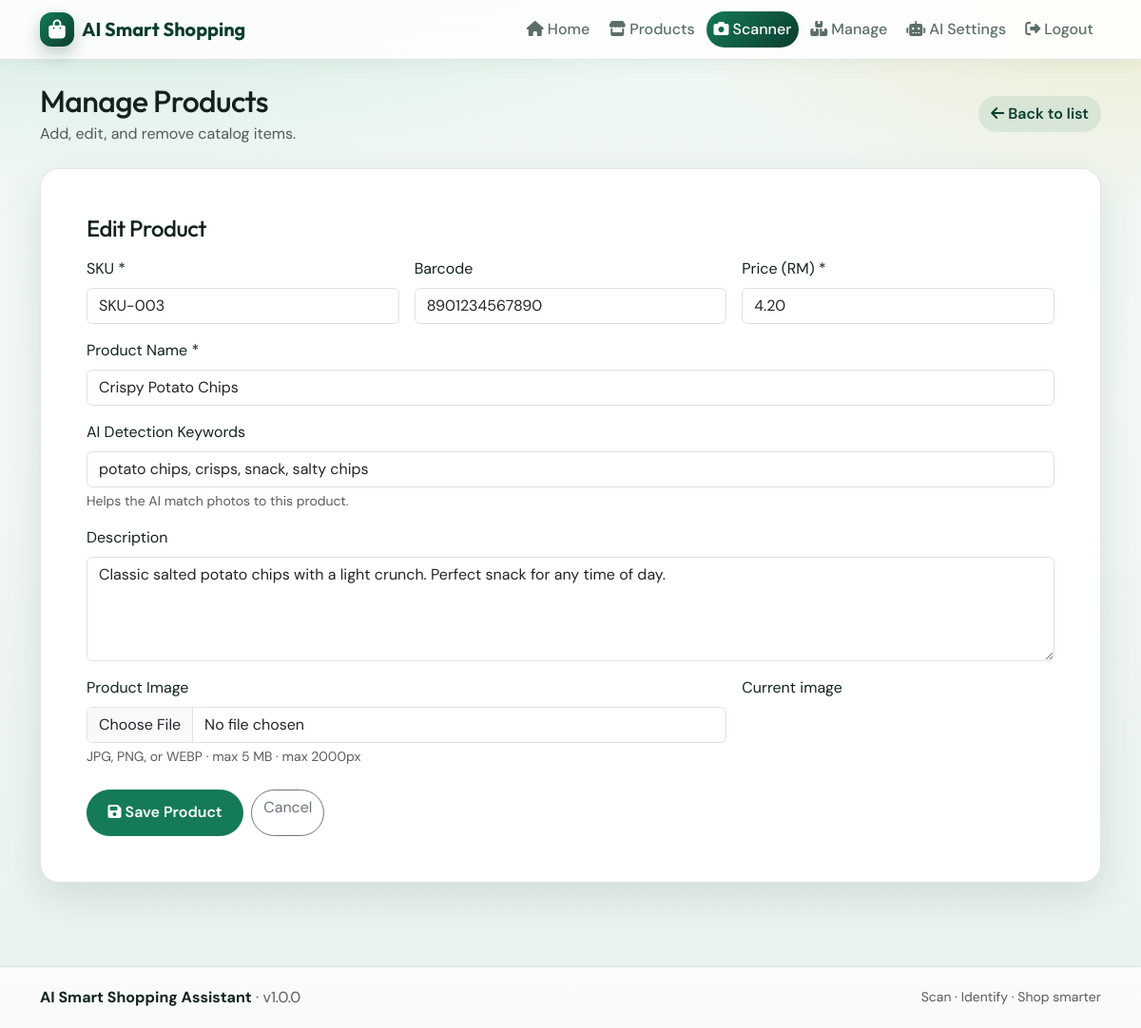
/admin/products.php?action=edit&id=3 (signed in), run on the app's committed database.
### tables this page shows
CREATE TABLE products (
    id INT UNSIGNED AUTO_INCREMENT PRIMARY KEY,
    sku VARCHAR(40) NOT NULL UNIQUE,
    barcode VARCHAR(64) NULL,
    name VARCHAR(120) NOT NULL,
    detect_keywords VARCHAR(255) DEFAULT NULL,
    price DECIMAL(10,2) NOT NULL DEFAULT 0.00,
    description TEXT NULL,
    image_path VARCHAR(255) NULL,
    created_at DATETIME NOT NULL DEFAULT CURRENT_TIMESTAMP,
    updated_at DATETIME NOT NULL DEFAULT CURRENT_TIMESTAMP
        ON UPDATE CURRENT_TIMESTAMP,
    INDEX idx_barcode (barcode),
    INDEX idx_name (name)
);

### includes/config.php (called while the page is built, shortened)
<?php
function detect_base_path(): string
{
    $docRoot = isset($_SERVER['DOCUMENT_ROOT']) ? realpath((string) $_SERVER['DOCUMENT_ROOT']) : false;
    $appRoot = realpath(ROOT_PATH);
    if ($docRoot && $appRoot) {
        $docRoot = str_replace('\\', '/', $docRoot);
        $appRoot = str_replace('\\', '/', $appRoot);
        if (str_starts_with(strtolower($appRoot), strtolower($docRoot))) {
            $rel = substr($appRoot, strlen($docRoot));
            $rel = '/' . trim(str_replace('\\', '/', (string) $rel), '/');
            return '';
        }
    }
    $script = $_SERVER['SCRIPT_NAME'] ?? '';
    $dir = str_replace('\\', '/', dirname($script));
    return rtrim($dir, '/');
}
function app_web_root(): string
{
    return detect_base_path();
}
function url(string $path = ''): string
{
    $path = ltrim($path, '/');
    $root = app_web_root();
    return ($root === '' ? '' : $root) . '/' . $path;
}

### includes/auth.php (called while the page is built, shortened)
<?php
function e(?string $value): string
{
    return htmlspecialchars((string) $value, ENT_QUOTES | ENT_SUBSTITUTE, 'UTF-8');
}

### includes/db.php (called while the page is built, shortened)
<?php
require_once __DIR__ . '/config.php';
function db(): PDO
{
    static $pdo = null;
    if ($pdo instanceof PDO) {
        return $pdo;
    }
    $options = [
        PDO::ATTR_ERRMODE => PDO::ERRMODE_EXCEPTION,
        PDO::ATTR_DEFAULT_FETCH_MODE => PDO::FETCH_ASSOC,
        PDO::ATTR_EMULATE_PREPARES => false,
    ];
    $preferSqlite = strtolower((string) (getenv('DB_DRIVER') ?: '')) === 'sqlite';
    if (!$preferSqlite) {
        try {
            $dsn = sprintf(
                'mysql:host=%s;dbname=%s;charset=%s',
                DB_HOST,
                DB_NAME,
                DB_CHARSET
            );
            $mysqlOptions = $options + [
                PDO::ATTR_TIMEOUT => 2,
            ];
            $pdo = new PDO($dsn, DB_USER, DB_PASS, $mysqlOptions);
            return $pdo;
        } catch (Throwable $e) {
            error_log('MySQL unavailable, trying SQLite: ' . $e->getMessage());
        }
    }
    $pdo = new PDO('sqlite:' . SQLITE_PATH, null, null, $options);
    $pdo->exec('PRAGMA foreign_keys = ON');
    return $pdo;
}

### includes/catalog.php (called while the page is built, shortened)
<?php
function find_product_by_id(int $id): ?array
{
    $stmt = db()->prepare('SELECT * FROM products WHERE id = ? LIMIT 1');
    $stmt->execute([$id]);
    $row = $stmt->fetch();
    return $row ?: null;
}

### admin/products.php (the view, shortened to what this page needs)
<?php
$action = (string) ($_GET['action'] ?? 'list');
$id = isset($_GET['id']) ? (int) $_GET['id'] : 0;
$errors = [];
$form = [
    'sku' => '',
    'barcode' => '',
    'name' => '',
    'detect_keywords' => '',
    'price' => '',
    'description' => '',
    'image_path' => null,
];
if (($action === 'edit' || $action === 'add') && $_SERVER['REQUEST_METHOD'] !== 'POST') {
    if ($action === 'edit') {
        $product = find_product_by_id($id);
        $form = [
            'sku' => $product['sku'],
            'barcode' => (string) ($product['barcode'] ?? ''),
            'name' => $product['name'],
            'detect_keywords' => (string) ($product['detect_keywords'] ?? ''),
            'price' => number_format((float) $product['price'], 2, '.', ''),
            'description' => (string) ($product['description'] ?? ''),
            'image_path' => $product['image_path'] ?? null,
        ];
    }
}
require dirname(__DIR__) . '/includes/header.php';
?>
<div class="container py-4">
    <div class="d-flex flex-wrap justify-content-between align-items-center gap-2 mb-4">
        <div>
            <h1 class="h2 display-font mb-1">Manage Products</h1>
            <p class="text-muted mb-0">Add, edit, and remove catalog items.</p>
        </div>
        <?php if ($action === 'list'): ?>
            <a class="btn btn-brand" href="<?= e(url('admin/products.php?action=add')) ?>">
                <i class="fa-solid fa-plus me-1"></i>Add Product
            </a>
        <?php else: ?>
            <a class="btn btn-soft" href="<?= e(url('admin/products.php')) ?>">
                <i class="fa-solid fa-arrow-left me-1"></i>Back to list
            </a>
        <?php endif; ?>
    </div>
    <?php if ($action === 'add' || $action === 'edit'): ?>
        <div class="surface-card p-4 p-md-5">
            <h2 class="h4 display-font mb-3"><?= $action === 'edit' ? 'Edit Product' : 'Add Product' ?></h2>
            <form method="post" enctype="multipart/form-data" novalidate>
                <div class="row g-3">
                    <div class="col-md-4">
                        <label class="form-label" for="sku">SKU *</label>
                        <input class="form-control <?= isset($errors['sku']) ? 'is-invalid' : '' ?>" id="sku" name="sku" required value="<?= e($form['sku']) ?>">
                    </div>
                    <div class="col-md-4">
                        <label class="form-label" for="barcode">Barcode</label>
                        <input class="form-control <?= isset($errors['barcode']) ? 'is-invalid' : '' ?>" id="barcode" name="barcode" value="<?= e($form['barcode']) ?>">
                    </div>
                    <div class="col-md-4">
                        <label class="form-label" for="price">Price (RM) *</label>
                        <input class="form-control <?= isset($errors['price']) ? 'is-invalid' : '' ?>" id="price" name="price" required inputmode="decimal" value="<?= e($form['price']) ?>">
                    </div>
                    <div class="col-12">
                        <label class="form-label" for="name">Product Name *</label>
                        <input class="form-control <?= isset($errors['name']) ? 'is-invalid' : '' ?>" id="name" name="name" required maxlength="120" value="<?= e($form['name']) ?>">
                    </div>
                    <div class="col-12">
                        <label class="form-label" for="detect_keywords">AI Detection Keywords</label>
                        <input class="form-control <?= isset($errors['detect_keywords']) ? 'is-invalid' : '' ?>" id="detect_keywords" name="detect_keywords" maxlength="255"
                               value="<?= e($form['detect_keywords']) ?>" placeholder="comma, separated, keywords">
                        <div class="form-text">Helps the AI match photos to this product.</div>
                    </div>
                    <div class="col-12">
                        <label class="form-label" for="description">Description</label>
                        <textarea class="form-control" id="description" name="description" rows="4"><?= e($form['description']) ?></textarea>
                    </div>
                    <div class="col-md-8">
                        <label class="form-label" for="image">Product Image</label>
                        <input class="form-control <?= isset($errors['image']) ? 'is-invalid' : '' ?>" type="file" id="image" name="image" accept=".jpg,.jpeg,.png,.webp,image/jpeg,image/png,image/webp">
                        <div class="form-text">JPG, PNG, or WEBP · max 5 MB · max 2000px</div>
                    </div>
                    <div class="col-md-4">
                        <?php if (!empty($form['image_path'])): ?>
                            <label class="form-label">Current image</label>
                            <div>
                            </div>
                        <?php endif; ?>
                    </div>
                </div>
                <div class="mt-4 d-flex gap-2">
                    <button class="btn btn-brand" type="submit"><i class="fa-solid fa-floppy-disk me-1"></i>Save Product</button>
                    <a class="btn btn-outline-secondary rounded-pill" href="<?= e(url('admin/products.php')) ?>">Cancel</a>
                </div>
            </form>
        </div>
    <?php endif; ?>
</div>
<?php require dirname(__DIR__) . '/includes/footer.php'; ?>

### assets/css/app.css (style rules this page uses)
:root { --brand: #0b3d2e; --brand-2: #147a58; --brand-3: #1fa971; --accent: #f0b429; --accent-2: #ff8a3d; --ink: #12231c; --muted: #5b6f66; --surface: #f3f8f5; --card: #ffffff; --line: rgba(11, 61, 46, 0.12); --shadow: 0 14px 40px rgba(11, 61, 46, 0.12); --radius: 1.25rem; --font: "DM Sans", system-ui, sans-serif; --display: "Outfit", "DM Sans", sans-serif; }
* { box-sizing: border-box; }
html, body { min-height: 100%; }
body { margin: 0; font-family: var(--font); color: var(--ink); background: radial-gradient(1200px 500px at 10% -10%, rgba(31, 169, 113, 0.18), transparent 60%), radial-gradient(900px 420px at 100% 0%, rgba(240, 180, 41, 0.16), transparent 55%), linear-gradient(180deg, #eef7f2 0%, var(--surface) 40%, #e8f2ec 100%); background-attachment: fixed; }
h1, h2, h3, h4, .display-font { font-family: var(--display); letter-spacing: -0.02em; }
.btn-brand { --bs-btn-bg: var(--brand-2); --bs-btn-border-color: var(--brand-2); --bs-btn-hover-bg: var(--brand); --bs-btn-hover-border-color: var(--brand); --bs-btn-color: #fff; --bs-btn-hover-color: #fff; --bs-btn-active-bg: var(--brand); --bs-btn-active-border-color: var(--brand); --bs-btn-active-color: #fff; font-weight: 600; border-radius: 999px; padding: 0.7rem 1.35rem; }
.btn-soft { background: rgba(20, 122, 88, 0.1); color: var(--brand); border: 1px solid transparent; font-weight: 600; border-radius: 999px; }
.surface-card { background: var(--card); border: 1px solid var(--line); border-radius: var(--radius); box-shadow: var(--shadow); }

### data on the page
products: sku "SKU-003", barcode "8901234567890", price "4.20", name "Crispy Potato Chips", detect_keywords "potato chips, crisps, snack, salty chips", description "Classic salted potato chips with a light crunch. Perfect snack for any time of day."

### other printed values
APP_NAME "AI Smart Shopping Assistant"
APP_VERSION "1.0.0"
